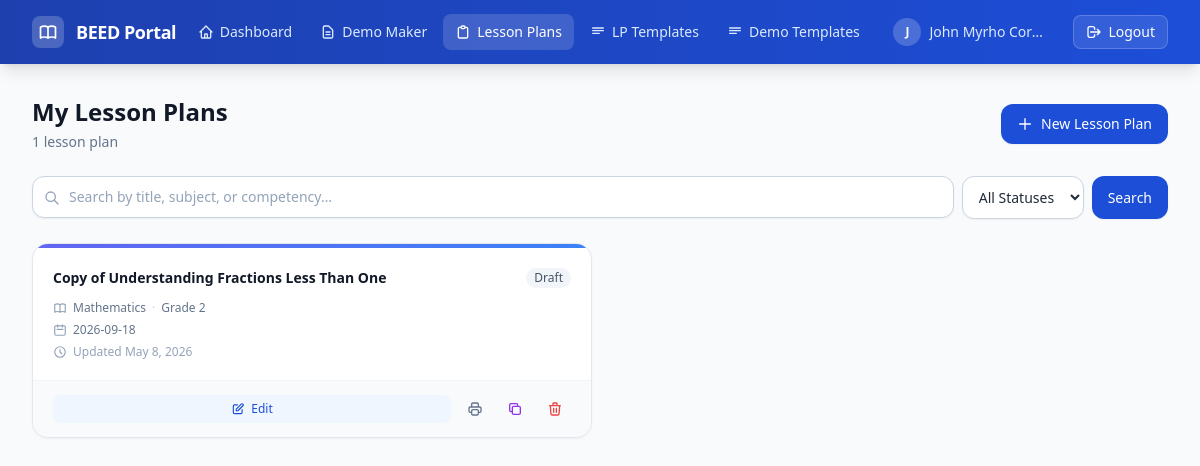
The app's page /lesson-plans (signed in) with its own data.
### tables this page shows
CREATE TABLE `lesson_plans` (
  `id` int(10) unsigned NOT NULL AUTO_INCREMENT,
  `student_id` int(10) unsigned NOT NULL,
  `title` varchar(255) NOT NULL,
  `subject` varchar(255) DEFAULT NULL,
  `grade_level` varchar(50) DEFAULT NULL,
  `quarter` tinyint(3) unsigned DEFAULT NULL COMMENT '1-4',
  `week` tinyint(3) unsigned DEFAULT NULL COMMENT '1-10',
  `status` enum('draft','for_review','submitted') NOT NULL DEFAULT 'draft',
  `date` date DEFAULT NULL,
  `time_allotment_minutes` smallint(5) unsigned DEFAULT NULL,
  `learning_competency` varchar(500) NOT NULL,
  `subject_matter_topic` varchar(255) DEFAULT NULL,
  `subject_matter_references` text DEFAULT NULL,
  `subject_matter_materials` text DEFAULT NULL,
  `proc_review_drill` text DEFAULT NULL,
  `proc_motivation` text DEFAULT NULL,
  `proc_presentation` text DEFAULT NULL,
  `proc_discussion` text DEFAULT NULL,
  `proc_generalization` text DEFAULT NULL,
  `proc_application` text DEFAULT NULL,
  `evaluation` text DEFAULT NULL,
  `assignment` text DEFAULT NULL,
  `created_at` timestamp NOT NULL DEFAULT current_timestamp(),
  `updated_at` timestamp NOT NULL DEFAULT current_timestamp() ON UPDATE current_timestamp(),
  PRIMARY KEY (`id`),
  KEY `fk_lesson_plans_student_id` (`student_id`),
  KEY `idx_lesson_plans_title` (`title`),
  FULLTEXT KEY `ft_lp_search` (`title`,`subject`,`learning_competency`),
  CONSTRAINT `fk_lesson_plans_student_id` FOREIGN KEY (`student_id`) REFERENCES `students` (`id`) ON DELETE CASCADE
);

### src/controllers/LessonPlanController.php (called while the page is built, shortened)
<?php
require_once __DIR__ . '/../models/LessonPlan.php';
class LessonPlanController
{
    public function index(): void
    {
        $studentId   = (int) $_SESSION['student_id'];
        $search      = trim($_GET['q']      ?? '');
        $status      = trim($_GET['status'] ?? '');
        $lessonPlans = [];
        try {
            $db          = Database::getConnection();
            $lessonPlans = LessonPlan::findByStudent($db, $studentId, $search, $status);
        } catch (PDOException $e) {
            error_log('LessonPlanController::index PDOException: ' . $e->getMessage());
        }
        require __DIR__ . '/../../views/lesson-plans/index.php';
    }
}

### src/models/LessonPlan.php (called while the page is built, shortened)
<?php
class LessonPlan
{
    public static function findByStudent(
        PDO $db,
        int $studentId,
        string $search = '',
        string $status = ''
    ): array {
        $statusClause = $status !== '' ? ' AND status = :status' : '';
        if ($search === '') {
            $sql  = 'SELECT ' . self::COLUMNS . '
                     FROM   lesson_plans
                     WHERE  student_id = :student_id'
                     . $statusClause . '
                     ORDER  BY updated_at DESC';
            $stmt = $db->prepare($sql);
            $params = [':student_id' => $studentId];
            $stmt->execute($params);
            return $stmt->fetchAll(PDO::FETCH_ASSOC);
        }
        $like = '%' . $search . '%';
        $sql  = 'SELECT ' . self::COLUMNS . '
                 FROM   lesson_plans
                 WHERE  student_id = :student_id
                   AND  (title LIKE :search OR subject LIKE :search OR learning_competency LIKE :search)'
                 . $statusClause . '
                 ORDER  BY updated_at DESC';
        $stmt = $db->prepare($sql);
        $params = [
            ':student_id' => $studentId,
            ':search'     => $like,
        ];
        $stmt->execute($params);
        return $stmt->fetchAll(PDO::FETCH_ASSOC);
    }
}

### src/helpers.php (called while the page is built, shortened)
<?php
if (!function_exists('url')) {
    function url(string $path): string
    {
        $base = defined('APP_BASE') ? APP_BASE : '';
        $encodedBase = implode('/', array_map('rawurlencode', explode('/', $base)));
        return $encodedBase . '/' . ltrim($path, '/');
    }
}

### views/lesson-plans/index.php (the view, shortened to what this page needs)
<?php
$statusMap = [
    'draft'      => ['bg-slate-100 text-slate-600',   'Draft'],
    'for_review' => ['bg-amber-100 text-amber-700',   'For Review'],
    'submitted'  => ['bg-green-100 text-green-700',   'Submitted'],
];
?>
<div class="mb-6 flex flex-col sm:flex-row sm:items-center sm:justify-between gap-4">
    <div>
        <h1 class="text-2xl font-bold text-gray-900">My Lesson Plans</h1>
        <p class="mt-1 text-sm text-slate-500">
            <?= count($lessonPlans) ?> lesson plan<?= count($lessonPlans) !== 1 ? 's' : '' ?>
        </p>
    </div>
    <a href="<?= url('/lesson-plans/create') ?>"
       class="inline-flex items-center gap-2 px-4 py-2.5 bg-blue-700 hover:bg-blue-800 text-white text-sm font-medium rounded-xl shadow-sm focus:outline-none focus:ring-2 focus:ring-blue-500 focus:ring-offset-2">
        <svg class="w-4 h-4" fill="none" stroke="currentColor" viewBox="0 0 24 24"><path stroke-linecap="round" stroke-linejoin="round" stroke-width="2" d="M12 4v16m8-8H4"/></svg>
        New Lesson Plan
    </a>
</div>
<form method="GET" action="<?= url('/lesson-plans') ?>" class="mb-6">
    <div class="flex flex-wrap gap-2">
        <div class="flex-1 min-w-0 relative">
            <input type="search" name="q" value="<?= htmlspecialchars($search) ?>"
                placeholder="Search by title, subject, or competency…"
                class="w-full pl-9 pr-4 py-2.5 border border-slate-300 rounded-xl text-sm text-gray-800 placeholder-slate-400 bg-white shadow-sm focus:outline-none focus:ring-2 focus:ring-blue-500 focus:border-blue-500">
        </div>
        <select name="status"
            class="px-3 py-2.5 border border-slate-300 rounded-xl text-sm text-gray-800 bg-white shadow-sm focus:outline-none focus:ring-2 focus:ring-blue-500 focus:border-blue-500">
            <option value="" <?= $status === '' ? 'selected' : '' ?>>All Statuses</option>
        </select>
        <button type="submit" class="px-4 py-2.5 bg-blue-700 hover:bg-blue-800 text-white text-sm font-medium rounded-xl shadow-sm focus:outline-none focus:ring-2 focus:ring-blue-500 focus:ring-offset-2">
            Search
        </button>
    </div>
</form>
<?php if (empty($lessonPlans)): ?>
    <div class="bg-white rounded-2xl border border-slate-200 shadow-sm px-6 py-16 text-center">
        <div class="w-16 h-16 bg-indigo-50 rounded-2xl flex items-center justify-center mx-auto mb-4">
            <svg class="w-8 h-8 text-indigo-400" fill="none" stroke="currentColor" viewBox="0 0 24 24">
                <path stroke-linecap="round" stroke-linejoin="round" stroke-width="1.5" d="M9 5H7a2 2 0 00-2 2v12a2 2 0 002 2h10a2 2 0 002-2V7a2 2 0 00-2-2h-2M9 5a2 2 0 002 2h2a2 2 0 002-2M9 5a2 2 0 012-2h2a2 2 0 012 2"/>
            </svg>
        </div>
        <?php if ($search !== '' || $status !== ''): ?>
            <p class="text-gray-600 font-medium mb-1">No lesson plans match your filters.</p>
            <p class="text-sm text-slate-400 mb-4">Try adjusting your search or clearing the filters.</p>
            <a href="<?= url('/lesson-plans') ?>" class="inline-flex items-center gap-1.5 px-4 py-2 bg-slate-100 hover:bg-slate-200 text-slate-700 text-sm font-medium rounded-xl transition-colors">Clear filters</a>
        <?php else: ?>
            <p class="text-gray-600 font-medium mb-1">No lesson plans yet.</p>
            <p class="text-sm text-slate-400 mb-4">Create your first lesson plan to get started.</p>
            <a href="<?= url('/lesson-plans/create') ?>" class="inline-flex items-center gap-2 px-4 py-2 bg-blue-700 hover:bg-blue-800 text-white text-sm font-medium rounded-xl transition-colors">
                <svg class="w-4 h-4" fill="none" stroke="currentColor" viewBox="0 0 24 24"><path stroke-linecap="round" stroke-linejoin="round" stroke-width="2" d="M12 4v16m8-8H4"/></svg>
                Create Lesson Plan
            </a>
        <?php endif; ?>
    </div>
<?php else: ?>
    <div class="grid grid-cols-1 md:grid-cols-2 xl:grid-cols-3 gap-4">
        <?php foreach ($lessonPlans as $lp):
            [$sCls, $sLabel] = $statusMap[$lp['status'] ?? 'draft'] ?? ['bg-slate-100 text-slate-500', $lp['status'] ?? ''];
        ?>
        <div class="bg-white rounded-2xl border border-slate-200 shadow-sm hover:shadow-md hover:border-slate-300 transition-all flex flex-col overflow-hidden">
            <div class="h-1 bg-gradient-to-r from-indigo-500 to-blue-500"></div>
            <div class="p-5 flex-1">
                <div class="flex items-start justify-between gap-3 mb-3">
                    <h3 class="text-sm font-semibold text-gray-900 leading-snug line-clamp-2 flex-1">
                        <?= htmlspecialchars($lp['title']) ?>
                    </h3>
                    <span class="inline-flex items-center px-2 py-0.5 rounded-full text-xs font-medium <?= $sCls ?> flex-shrink-0">
                        <?= $sLabel ?>
                    </span>
                </div>
                <div class="space-y-1.5">
                    <?php if (!empty($lp['subject']) || !empty($lp['grade_level'])): ?>
                    <div class="flex items-center gap-1.5 text-xs text-slate-500">
                        <span><?= htmlspecialchars($lp['subject'] ?: '—') ?></span>
                        <?php if (!empty($lp['grade_level'])): ?>
                            <span class="text-slate-300">·</span>
                            <span><?= htmlspecialchars($lp['grade_level']) ?></span>
                        <?php endif; ?>
                    </div>
                    <?php endif; ?>
                    <?php if (!empty($lp['quarter']) || !empty($lp['date'])): ?>
                    <div class="flex items-center gap-1.5 text-xs text-slate-500">
                        <svg class="w-3.5 h-3.5 text-slate-400 flex-shrink-0" fill="none" stroke="currentColor" viewBox="0 0 24 24"><path stroke-linecap="round" stroke-linejoin="round" stroke-width="2" d="M8 7V3m8 4V3m-9 8h10M5 21h14a2 2 0 002-2V7a2 2 0 00-2-2H5a2 2 0 00-2 2v12a2 2 0 002 2z"/></svg>
                        <?php if (!empty($lp['date'])): ?>
                            <span><?= htmlspecialchars($lp['date']) ?></span>
                        <?php endif; ?>
                    </div>
                    <?php endif; ?>
                    <div class="flex items-center gap-1.5 text-xs text-slate-400">
                        <svg class="w-3.5 h-3.5 flex-shrink-0" fill="none" stroke="currentColor" viewBox="0 0 24 24"><path stroke-linecap="round" stroke-linejoin="round" stroke-width="2" d="M12 8v4l3 3m6-3a9 9 0 11-18 0 9 9 0 0118 0z"/></svg>
                        <span>Updated <?= htmlspecialchars(date('M j, Y', strtotime($lp['updated_at']))) ?></span>
                    </div>
                </div>
            </div>
            <div class="px-5 py-3 bg-slate-50 border-t border-slate-100 flex items-center gap-2">
                <a href="<?= url('/lesson-plans/' . (int)$lp['id'] . '/edit') ?>"
                   class="flex-1 inline-flex items-center justify-center gap-1.5 px-3 py-1.5 text-xs font-medium text-blue-700 bg-blue-50 hover:bg-blue-100 rounded-lg transition-colors focus:outline-none focus:ring-2 focus:ring-blue-500">
                    <svg class="w-3.5 h-3.5" fill="none" stroke="currentColor" viewBox="0 0 24 24"><path stroke-linecap="round" stroke-linejoin="round" stroke-width="2" d="M11 5H6a2 2 0 00-2 2v11a2 2 0 002 2h11a2 2 0 002-2v-5m-1.414-9.414a2 2 0 112.828 2.828L11.828 15H9v-2.828l8.586-8.586z"/></svg>
                    Edit
                </a>
                <a href="<?= url('/lesson-plans/' . (int)$lp['id'] . '/export') ?>"
                   class="inline-flex items-center justify-center w-8 h-8 text-slate-500 hover:text-slate-700 hover:bg-slate-200 rounded-lg transition-colors focus:outline-none focus:ring-2 focus:ring-slate-400"
                   title="Export">
                </a>
                <form method="POST" action="<?= url('/lesson-plans/' . (int)$lp['id'] . '/duplicate') ?>">
                    <button type="submit"
                        class="inline-flex items-center justify-center w-8 h-8 text-purple-600 hover:text-purple-800 hover:bg-purple-100 rounded-lg transition-colors focus:outline-none focus:ring-2 focus:ring-purple-400"
                        title="Duplicate">
                        <svg class="w-4 h-4" fill="none" stroke="currentColor" viewBox="0 0 24 24"><path stroke-linecap="round" stroke-linejoin="round" stroke-width="2" d="M8 16H6a2 2 0 01-2-2V6a2 2 0 012-2h8a2 2 0 012 2v2m-6 12h8a2 2 0 002-2v-8a2 2 0 00-2-2h-8a2 2 0 00-2 2v8a2 2 0 002 2z"/></svg>
                    </button>
                </form>
                <form method="POST" action="<?= url('/lesson-plans/' . (int)$lp['id'] . '/delete') ?>">
                    <button type="submit"
                        onclick="return confirm('Delete \'<?= htmlspecialchars(addslashes($lp['title']), ENT_QUOTES) ?>\'?')"
                        class="inline-flex items-center justify-center w-8 h-8 text-red-500 hover:text-red-700 hover:bg-red-100 rounded-lg transition-colors focus:outline-none focus:ring-2 focus:ring-red-400"
                        title="Delete">
                        <svg class="w-4 h-4" fill="none" stroke="currentColor" viewBox="0 0 24 24"><path stroke-linecap="round" stroke-linejoin="round" stroke-width="2" d="M19 7l-.867 12.142A2 2 0 0116.138 21H7.862a2 2 0 01-1.995-1.858L5 7m5 4v6m4-6v6m1-10V4a1 1 0 00-1-1h-4a1 1 0 00-1 1v3M4 7h16"/></svg>
                    </button>
                </form>
            </div>
        </div>
        <?php endforeach; ?>
    </div>
<?php endif; ?>
<?php
require __DIR__ . '/../layouts/main.php';

### index.php (shortened to what this page needs)
<?php
require_once __DIR__ . '/src/helpers.php';
$method = strtoupper($_SERVER['REQUEST_METHOD'] ?? 'GET');
$uri = parse_url($_SERVER['REQUEST_URI'] ?? '/', PHP_URL_PATH);
$uri = urldecode($uri);
$uri = '/' . trim($uri, '/');
foreach ($routes as [$routeMethod, $pattern, $controllerClass, $action, $paramNames]) {
    if ($method !== $routeMethod) {
        continue;
    }
    if (!preg_match($pattern, $uri, $matches)) {
        continue;
    }
    $controller = new $controllerClass();
    $args = [];
    $controller->$action(...$args);
    exit;
}

### records on screen
lesson_plans: title "Copy of Understanding Fractions Less Than One", sLabel "Draft", subject "Mathematics", grade_level "Grade 2", date "2026-09-18", updated_at "May 8, 2026"

### other values on screen
$label "Dashboard"
$label "Demo Maker"
$label "Lesson Plans"
$label "LP Templates"
$label "Demo Templates"
count($lessonPlans) "1"
